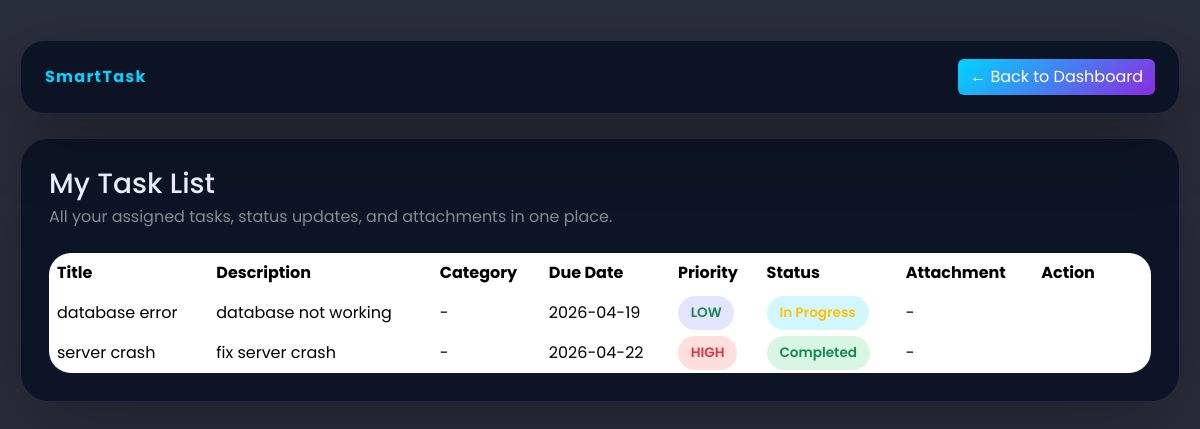
/my_tasks (signed in), run on the app's committed database.
### tables this page shows
CREATE TABLE tasks (
            id INTEGER PRIMARY KEY AUTOINCREMENT,
            title TEXT NOT NULL,
            description TEXT NOT NULL,
            status TEXT DEFAULT 'Pending',
            priority TEXT,
            due_date DATE,
            user_id INTEGER, category TEXT, file_path TEXT,
            FOREIGN KEY (user_id) REFERENCES users(id)

        );

### app.py (the view)
@app.route("/my_tasks")
def my_tasks():
    if 'user_id' not in session:
        return redirect(url_for("login"))
    user_id = session.get('user_id')
    conn = getdb()
    cursor = conn.cursor()
    cursor.execute("SELECT * FROM tasks WHERE user_id = ? ORDER BY priority DESC, due_date ASC", (user_id,))
    tasks = cursor.fetchall()
    conn.close()
    return render_template("my_tasks.html", tasks=tasks)

### app.py (called while the page is built)
@app.after_request
def set_cache_headers(response):
    if response.status_code in [301, 302, 303, 307, 308]:
        response.headers['Cache-Control'] = 'no-store, no-cache, must-revalidate, max-age=0'
        response.headers['Pragma'] = 'no-cache'
        response.headers['Expires'] = '0'
    elif request.endpoint and request.endpoint in ['login', 'register', 'logout', 'user_dashboard', 'admin_dashboard']:
        response.headers['Cache-Control'] = 'no-store, no-cache, must-revalidate, max-age=0, private'
        response.headers['Pragma'] = 'no-cache'
        response.headers['Expires'] = '0'
    elif request.method == 'POST':
        response.headers['Cache-Control'] = 'no-store, no-cache, must-revalidate, max-age=0'
        response.headers['Pragma'] = 'no-cache'
        response.headers['Expires'] = '0'
    return response

def getdb():
    conn = sqlite3.connect(DB_PATH)
    return conn

### templates/my_tasks.html (shortened to what this page needs)
<!DOCTYPE html>
<html lang="en">
<head>
    <link href="https://cdn.jsdelivr.net/npm/bootstrap@5.3.2/dist/css/bootstrap.min.css" rel="stylesheet">
    <link href="https://cdn.jsdelivr.net/npm/bootstrap-icons/font/bootstrap-icons.css" rel="stylesheet">
</head>
<body>
    <div class="page-shell">
        <div class="topbar d-flex flex-column flex-md-row justify-content-between align-items-center gap-3">
            <a href="/" class="navbar-brand mb-0">SmartTask</a>
            <a href="/user_dashboard" class="btn btn-glow">← Back to Dashboard</a>
        </div>
        <div class="content-card">
            <div class="mb-4">
                <h3 class="mb-1">My Task List</h3>
                <p class="text-white-50 mb-0">All your assigned tasks, status updates, and attachments in one place.</p>
            </div>
            <div class="table-responsive">
                <table class="table table-borderless align-middle mb-0">
                    <thead><tr><th>Title</th><th>Description</th><th>Category</th><th>Due Date</th><th>Priority</th><th>Status</th><th>Attachment</th><th>Action</th></tr></thead>
                    <tbody>
                        {% for task in tasks %}
                        <tr>
                            <td>{{ task[1] }}</td>
                            <td>{{ task[2] }}</td>
                            <td>{{ task[7] if task[7] else '-' }}</td>
                            <td>{{ task[5] }}</td>
                            <td><span class="badge-priority {% if task[4] == 'HIGH' %}badge-high text-danger{% elif task[4] == 'MEDIUM' %}badge-medium text-warning{% else %}badge-low text-success{% endif %}">{{ task[4] }}</span></td>
                            <td><span class="badge-status {% if task[3] == 'Completed' %}badge-completed text-success{% elif task[3] == 'In Progress' %}badge-progress text-warning{% else %}badge-pending text-danger{% endif %}">{{ task[3] }}</span></td>
                            <td>
                                {% if task[8] %}
                                    <a href="/download/{{ task[0] }}" class="btn btn-primary btn-sm btn-action">Download</a>
                                {% else %}
                                    -
                                {% endif %}
                            </td>
                            <td>
                                {% if task[3] == 'Pending' %}
                                    <a href="/delete_task/{{ task[0] }}" class="btn btn-sm btn-danger btn-action" onclick="return confirm('Delete this task permanently?')">Delete</a>
                                {% else %}
                                    <span class="text-white-50">No actions</span>
                                {% endif %}
                            </td>
                        </tr>
                        {% endfor %}
                    </tbody>
                </table>
            </div>
        </div>
    </div>
</body>
</html>

### templates/my_tasks.html (style rules this page uses)
* { font-family: 'Poppins', sans-serif; }
body { margin:0; min-height:100vh; background:url('https://images.unsplash.com/photo-1490059834513-f965a85b7d68?ixlib=rb-4.0.3&auto=format&fit=crop&w=1650&q=80') center/cover no-repeat fixed; color:#eef3ff; }
body::before { content:''; position:fixed; inset:0; background:rgba(4,10,26,0.85); z-index:0; }
.page-shell { position:relative; z-index:1; padding:40px 20px; }
.topbar { background:rgba(10,18,35,0.92); border:1px solid rgba(255,255,255,0.1); border-radius:24px; padding:18px 24px; backdrop-filter:blur(18px); box-shadow:0 24px 70px rgba(0,0,0,0.3); }
.topbar .navbar-brand { color:#00d4ff; font-weight:700; letter-spacing:.08em; }
.topbar .btn-glow { background:linear-gradient(135deg,#00d4ff,#8a2be2); color:#fff; border:none; }
.content-card { margin-top:24px; background:rgba(10,18,35,0.9); border:1px solid rgba(255,255,255,0.1); border-radius:28px; padding:28px; box-shadow:0 28px 90px rgba(0,0,0,0.28); }
.table-responsive { border-radius:22px; overflow:hidden; }
table { min-width:100%; color:#eef3ff; }
thead tr { background:rgba(255,255,255,0.06); }
td, th { border:none; vertical-align:middle; }
.badge-priority { padding:.45rem .8rem; border-radius:999px; font-size:.85rem; font-weight:600; }
.badge-high { background:rgba(255,76,76,0.18); color:#ffc7d7; }
.badge-low { background:rgba(108,117,255,0.18); color:#cfe1ff; }
.badge-status { padding:.45rem .8rem; border-radius:999px; font-size:.85rem; font-weight:600; }
.badge-completed { background:rgba(46,204,113,0.18); color:#d4f5db; }
.badge-progress { background:rgba(0,212,255,0.18); color:#a6f5ff; }

### data on the page
tasks: title "database error", description "database not working", task "-", due_date "2026-04-19", priority "LOW", status "In Progress"
tasks: title "server crash", description "fix server crash", task "-", due_date "2026-04-22", priority "HIGH", status "Completed"
